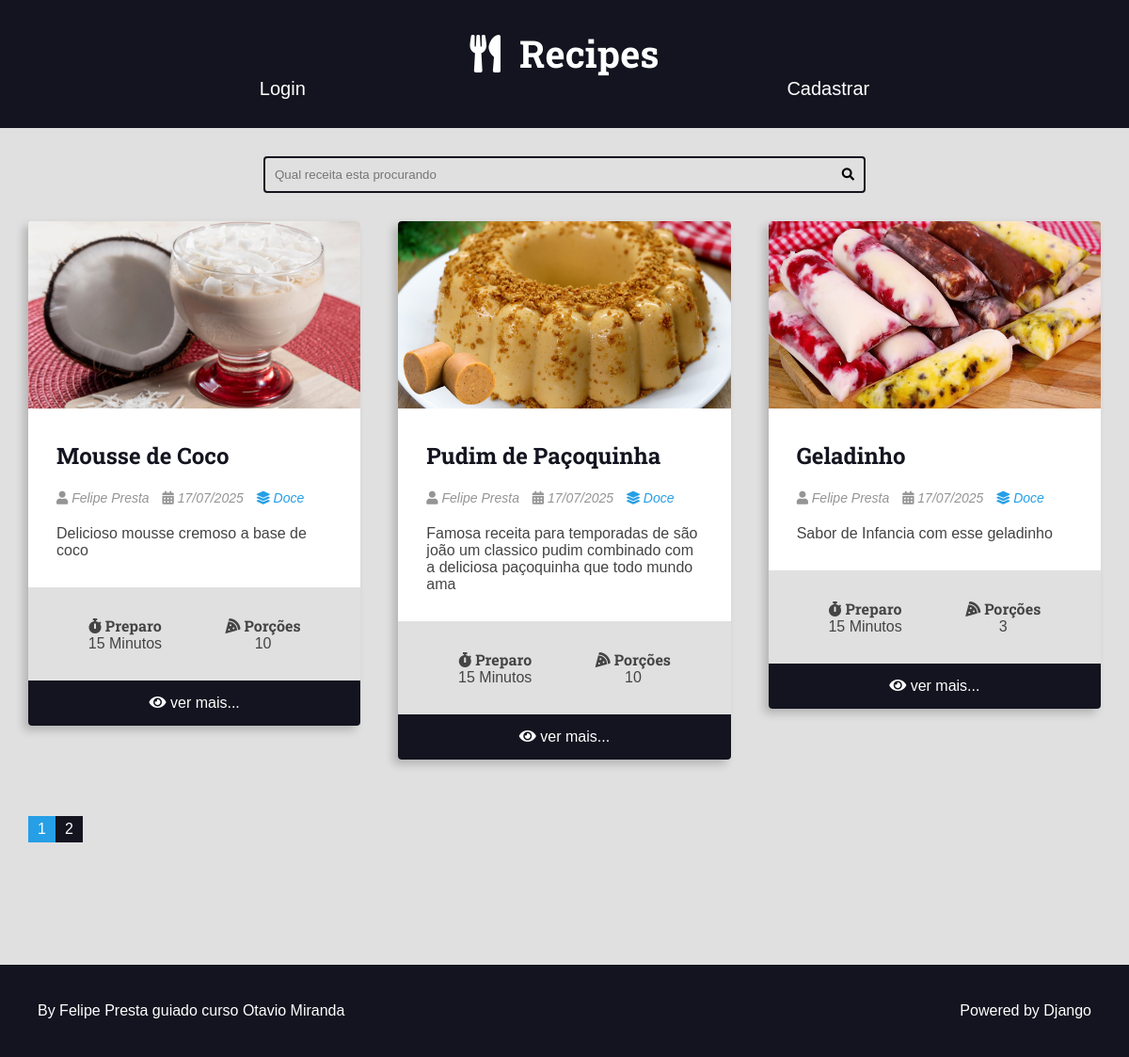
Page /recipes/category/4/ on the earlier database version.
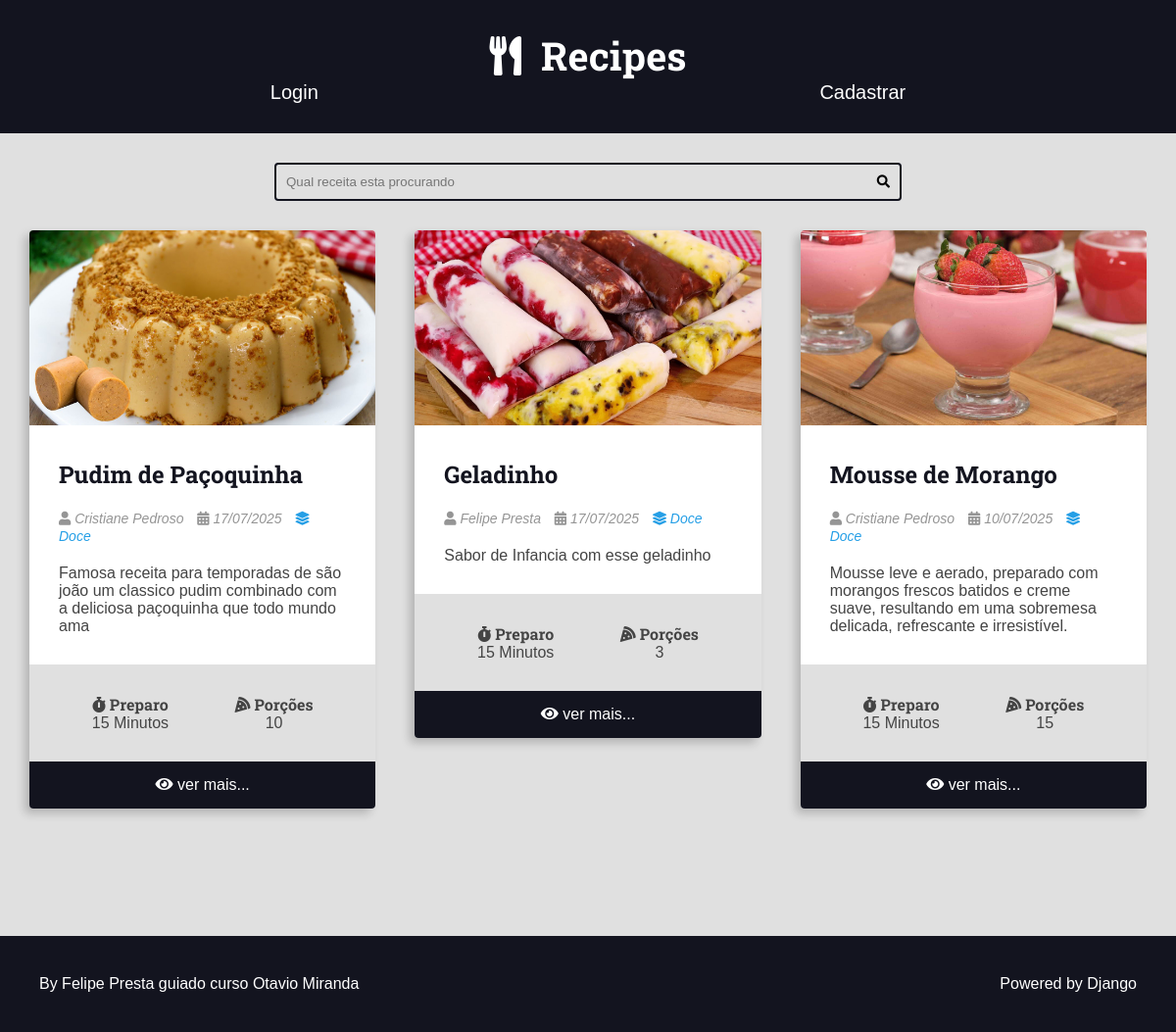
Same page on the later database version.
### recipes/models.py (models this page shows, shortened)
class Recipe(models.Model):
    tittle = models.CharField(max_length=65)
    description = models.CharField(max_length=165)
    slug = models.SlugField(unique=True)
    preparation_time = models.IntegerField()
    preparation_time_unit = models.CharField(max_length=65)
    servings_steps = models.IntegerField()
    servings_steps_unit = models.CharField(max_length=65, blank=True, null=True)
    preparation_steps = models.TextField()
    preparation_steps_is_html = models.BooleanField(default=False)
    created_at = models.DateTimeField(auto_now_add=True)
    updated_at = models.DateTimeField(auto_now=True)
    is_published = models.BooleanField(default=False)
    cover = models.ImageField(upload_to='recipes/covers/%Y/%m/%d/', blank=True)
    category = models.ForeignKey(Category, on_delete=models.SET_NULL, null=True)
    author = models.ForeignKey(User, on_delete=models.SET_NULL, null=True)

class Category(models.Model):
    name = models.CharField(max_length=65)

### recipes/views.py (the view)
# urls.py: path('recipes/category/<int:category_id>/', views.category, name='category'),
def category(request, category_id):
    recipes = get_list_or_404(Recipe.objects.order_by('-id'), category__id=category_id, is_published=True)
    page_object, pagination_range = make_pagination(request, recipes, PER_PAGE)
    return render(request, 'recipes/category.html', context={
        'recipes': page_object,
        'pagination_range':pagination_range,
        'title': f'{recipes[0].category.name} | Category',
    })

### utils/pagination.py (called while the page is built)
def make_pagination_range(page_range, qty_pages, current_page):
    middle_range = math.ceil(qty_pages / 2)
    total_pages = len(page_range)
    start_range = current_page - middle_range
    stop_range = current_page + middle_range
    if start_range < 0:
        start_range = 0
        stop_range = qty_pages
    if stop_range > total_pages:
        stop_range = total_pages
        start_range = total_pages - qty_pages
    if start_range < 0:
        start_range = 0
    pagination = page_range[start_range:stop_range]
    return {
        'pagination': pagination,
        'page_range': page_range,
        'qty_pages': qty_pages,
        'current_page': current_page,
        'total_pages': total_pages,
        'start_range': start_range,
        'stop_range': stop_range,
        'first_page_out_of_range': start_range > 0,
        'last_page_out_of_range': stop_range < total_pages,
    }

### recipes/templates/recipes/category.html (shortened to what this page needs)
{% extends 'base.html' %}
{% block body %}
    {% include 'recipes/partials/search.html' %}
    <div class="main-content-container">
        <div class="main-content main-content-list container">
            {% for recipe in recipes %}
                {% include 'recipes/partials/recipe.html' %}
            {% endfor %}
        </div>
    </div>
{% endblock %}

### recipes/templates/recipes/partials/recipe.html (shortened to what this page needs)
<div class="recipe recipe-list-item">
    {% if recipe.cover %}
        <div class="recipe-cover">
            <a href="{% url 'recipes:recipe_detail' recipe.id %}">
                 <img src="{{ recipe.cover.url }}" alt="temporario">
            </a>
        </div>
    {% endif %}
    <div class="recipe-title-container">
        <h2 class="recipe-title">
            <a href="{% url 'recipes:recipe_detail' recipe.id %}">
                {{ recipe.tittle }}
            </a>
        </h2>
    </div>
     <div class="recipe-author">
        <span class="recipe-author-item">
            <i class="fas fa-user"></i>
            {% if recipe.author.first_name %}
                {{ recipe.author.first_name }} {{ recipe.author.last_name }}
            {% else %}
                {{ recipe.author.username }}
            {% endif %}
        </span>
        <span class="recipe-author-item">
            <i class="fas fa-calendar-alt"></i>
            {{ recipe.created_at|date:"d/m/Y" }}
        </span>
        {% if recipe.category is not None %}
            <span class="recipe-author-item">
                <a href=" {% url 'recipes:category' recipe.category.id %}">
                    <i class="fas fa-layer-group"></i>
                    <span>{{ recipe.category.name }}</span>
                </a>
            </span>
        {% endif %}
    </div>
    <div class="recipe-content">
        <p>{{ recipe.description }}</p>
    </div>
     <div class="recipe-meta-container">
        <div class="recipe-meta recipe-preparation">
            <h3 class="recipe-meta-title"><i class="fas fa-stopwatch"></i> Preparo</h3>
            <div class="recipe-meta-text">
                {{ recipe.preparation_time }} {{ recipe.preparation_time_unit }}
            </div>
        </div>
        <div class="recipe-meta recipe-servings">
            <h3 class="recipe-meta-title"><i class="fas fa-pizza-slice"></i> Porções</h3>
            <div class="recipe-meta-text">
                {{ recipe.servings_steps }} {{ recipe.servings_unit }}
            </div>
        </div>
    </div>
    {% if is_datail_page is not True and not from_painel_de_usuario %}
        <footer class="recipe-footer">
            <a class="recipe-read-more button button-dark button-full-width" href="{% url 'recipes:recipe_detail' recipe.id %}?page={{ recipes.number }}">
                <i class="fas fa-eye"></i>
                <span>ver mais...</span>
            </a>
        </footer>
    {% endif %}
</div>

Differences in the rows shown:
no longer on this page (row edited): Recipe: cover (picture), tittle "Mousse de Coco", author.first_name "Felipe", author.last_name "Presta", created_at "17/07/2025", category.name "Doce", description "Delicioso mousse cremoso a base de coco", preparation_time "15", preparation_time_unit "Minutos", servings_steps "10"
changed Recipe "Pudim de Paçoquinha": author.first_name "Felipe" → "Cristiane"; author.last_name "Presta" → "Pedroso"
now on this page (row edited): Recipe: cover (picture), tittle "Mousse de Morango", author.first_name "Cristiane", author.last_name "Pedroso", created_at "10/07/2025", category.name "Doce", description "Mousse leve e aerado, preparado com morangos frescos batidos e creme suave, resultando em uma sobremesa delicada, refrescante e irresistível.", preparation_time "15", preparation_time_unit "Minutos", servings_steps "15"
Other differences:
list line gone: "1"
list line gone: "2"
